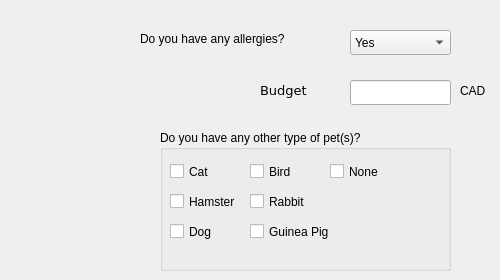
     <widget class="QWidget" name="tab_6">
      <attribute name="title">
       <string>Personal Details</string>
      </attribute>
      <widget class="QLabel" name="label_162">
       <property name="geometry">
        <rect>
         <x>460</x>
         <y>80</y>
         <width>31</width>
         <height>21</height>
        </rect>
       </property>
       <property name="text">
        <string>CAD</string>
       </property>
      </widget>
      <widget class="QLineEdit" name="client_rabbit_cost">
       <property name="geometry">
        <rect>
         <x>350</x>
         <y>80</y>
         <width>101</width>
         <height>25</height>
        </rect>
       </property>
       <property name="whatsThis">
        <string>budget</string>
       </property>
      </widget>
      <widget class="QLabel" name="label_168">
       <property name="geometry">
        <rect>
         <x>260</x>
         <y>80</y>
         <width>51</width>
         <height>21</height>
        </rect>
       </property>
       <property name="font">
        <font>
         <family>DejaVu Sans</family>
         <pointsize>10</pointsize>
        </font>
       </property>
       <property name="text">
        <string>Budget</string>
       </property>
      </widget>
      <widget class="QLabel" name="label_37">
       <property name="geometry">
        <rect>
         <x>140</x>
         <y>30</y>
         <width>181</width>
         <height>17</height>
        </rect>
       </property>
       <property name="text">
        <string>Do you have any allergies?</string>
       </property>
      </widget>
      <widget class="QComboBox" name="client_rabbit_allergies">
       <property name="geometry">
        <rect>
         <x>350</x>
         <y>30</y>
         <width>101</width>
         <height>25</height>
        </rect>
       </property>
       <property name="whatsThis">
        <string>allergies</string>
       </property>
       <item>
        <property name="text">
         <string>Yes</string>
        </property>
       </item>
       <item>
        <property name="text">
         <string>No</string>
        </property>
       </item>
      </widget>
      <widget class="QGroupBox" name="dog_other_pets_3">
       <property name="geometry">
        <rect>
         <x>160</x>
         <y>130</y>
         <width>291</width>
         <height>141</height>
        </rect>
       </property>
       <property name="whatsThis">
        <string>other_pets</string>
       </property>
       <property name="title">
        <string>Do you have any other type of pet(s)?</string>
       </property>
       <widget class="QCheckBox" name="client_rabbit_cat">
        <property name="geometry">
         <rect>
          <x>10</x>
          <y>30</y>
          <width>90</width>
          <height>23</height>
         </rect>
        </property>
        <property name="whatsThis">
         <string>C</string>
        </property>
        <property name="text">
         <string>Cat</string>
        </property>
       </widget>
       <widget class="QCheckBox" name="client_rabbit_bird">
        <property name="geometry">
         <rect>
          <x>90</x>
          <y>30</y>
          <width>90</width>
          <height>23</height>
         </rect>
        </property>
        <property name="whatsThis">
         <string>B</string>
        </property>
        <property name="text">
         <string>Bird</string>
        </property>
       </widget>
       <widget class="QCheckBox" name="client_rabbit_guineaPig">
        <property name="geometry">
         <rect>
          <x>90</x>
          <y>90</y>
          <width>90</width>
          <height>23</height>
         </rect>
        </property>
        <property name="text">
         <string>Guinea Pig</string>
        </property>
       </widget>
       <widget class="QCheckBox" name="client_rabbit_hamster">
        <property name="geometry">
         <rect>
          <x>10</x>
          <y>60</y>
          <width>90</width>
          <height>23</height>
         </rect>
        </property>
        <property name="whatsThis">
         <string>H</string>
        </property>
        <property name="text">
         <string>Hamster</string>
        </property>
       </widget>
       <widget class="QCheckBox" name="client_rabbit_dog">
        <property name="geometry">
         <rect>
          <x>10</x>
          <y>90</y>
          <width>90</width>
          <height>23</height>
         </rect>
        </property>
        <property name="whatsThis">
         <string>D</string>
        </property>
        <property name="text">
         <string>Dog</string>
        </property>
       </widget>
       <widget class="QCheckBox" name="client_rabbit_rabbit">
        <property name="geometry">
         <rect>
          <x>90</x>
          <y>60</y>
          <width>90</width>
          <height>23</height>
         </rect>
        </property>
        <property name="text">
         <string>Rabbit</string>
        </property>
       </widget>
       <widget class="QCheckBox" name="client_rabbit_none">
        <property name="geometry">
         <rect>
          <x>170</x>
          <y>30</y>
          <width>90</width>
          <height>23</height>
         </rect>
        </property>
        <property name="text">
         <string>None</string>
        </property>
       </widget>
      </widget>
     </widget>
